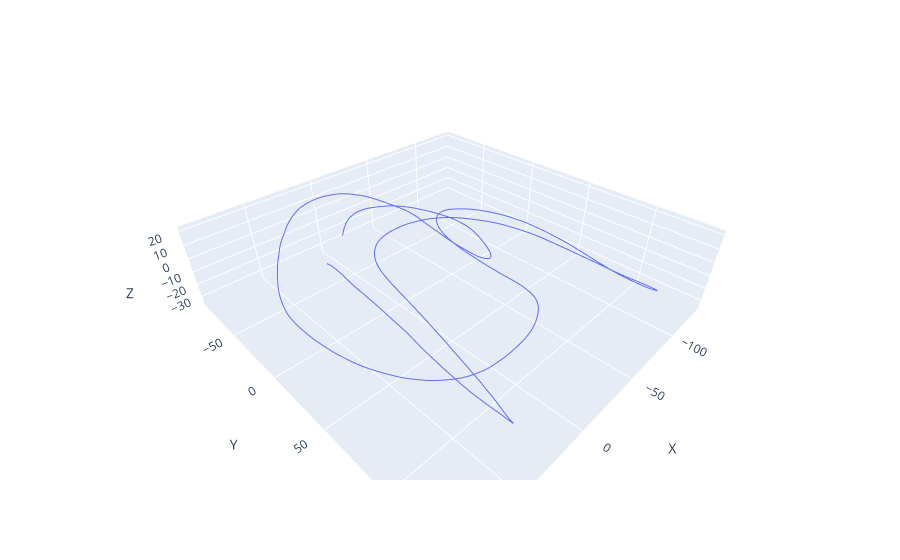

Notebook code for this chart:
### Code cell
fig = px.line_3d(data, x="X", y="Y", z="Z")
fig.show()

### Figure 1 — Plotly figure (JSON) as saved in the notebook; plotly's stock layout.template omitted (floating-point values rounded to 4 significant figures; data arrays with more than 128 entries replaced by an {"elided": "..."} marker saying what was removed)
{"data": [{"hovertemplate": "X=%{x}<br>Y=%{y}<br>Z=%{z}<extra></extra>", "legendgroup": "", "line": {"color": "#636efa", "dash": "solid"}, "marker": {"symbol": "circle"}, "mode": "lines", "name": "", "scene": "scene", "showlegend": false, "type": "scatter3d", "x": {"elided": "502 float values"}, "y": {"elided": "502 float values"}, "z": {"elided": "502 float values"}}], "layout": {"legend": {"tracegroupgap": 0}, "margin": {"t": 60}, "scene": {"domain": {"x": [0, 1], "y": [0, 1]}, "xaxis": {"title": {"text": "X"}}, "yaxis": {"title": {"text": "Y"}}, "zaxis": {"title": {"text": "Z"}}}}}
